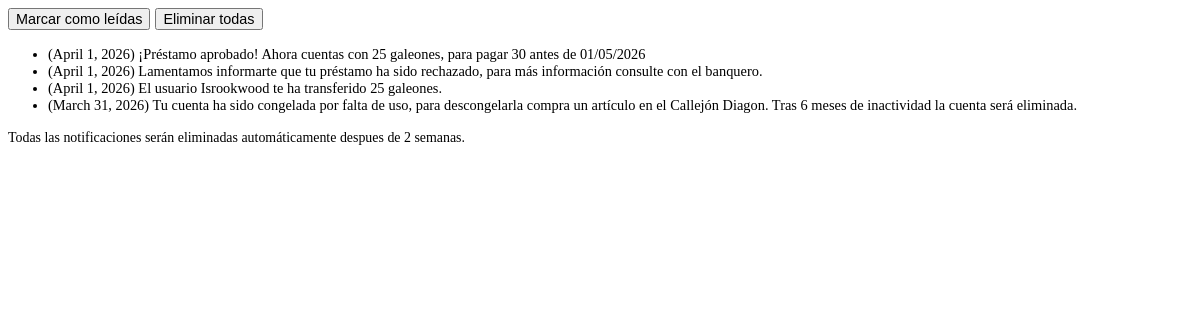
Before: /users/notifications/ (signed in) with the older database file.
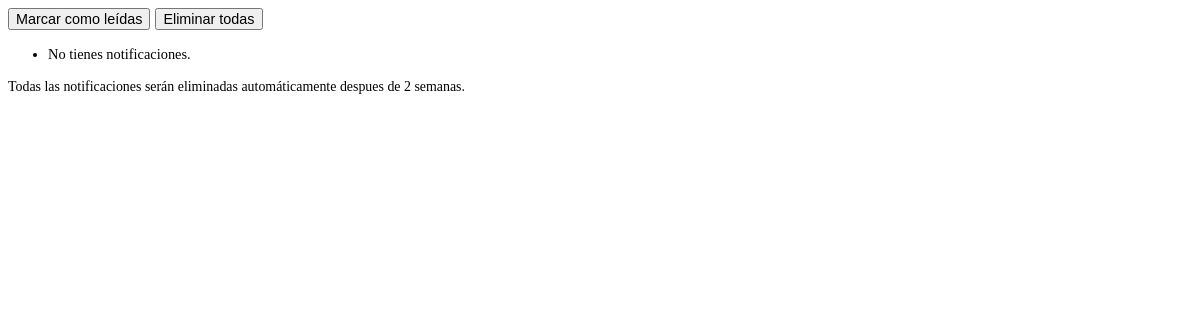
After: the same page with the newer database file.
### apps/utils/models.py (models this page shows)
class Notification(models.Model):
    user = models.ForeignKey(CustomUser, on_delete=models.CASCADE)
    message = models.TextField()
    read = models.BooleanField(default=False)
    created_at = models.DateField(auto_now_add=True)

### apps/users/views.py (the view, shortened to what this page needs)
# urls.py: path('notifications/', views.notifications_view, name='notifications'),
@login_required
def notifications_view(request):
    notifications = Notification.objects.filter(
        user=request.user).order_by('-created_at')
    context = {
        "notifications": notifications
    }
    return render(request, 'profile/notifications.html', context)

### apps/users/templates/profile/notifications.html (shortened to what this page needs)
<form method="post" action="{% url 'notifications' %}" class="actions-row mb-3">
    <button type="submit" name="mark_all" class="btn btn-primary" data-bs-toggle="modal"
        data-bs-target="#notificationsModal">
        Marcar como leídas
    </button>
    <button type="submit" name="delete_all" class="btn btn-warning" data-bs-toggle="modal"
        data-bs-target="#notificationsModal">
        Eliminar todas
    </button>
</form>
<ul class="list-group mb-3">
    {% if notifications %}
    {% for n in notifications %}
    <li class="list-group-item d-flex justify-content-between align-items-center {% if not n.read %}fw-bold{% endif %}">
        ({{ n.created_at }}) {{ n.message }}
    </li>
    {% endfor %}
    {% else %}
    <li class="list-group-item">No tienes notificaciones.</li>
    {% endif %}
</ul>
<p class="disclaimer">Todas las notificaciones serán eliminadas automáticamente despues de 2 semanas.</p>

Changed rows visible on the page:
removed Notification: created_at "April 1, 2026", message "¡Préstamo aprobado! Ahora cuentas con 25 galeones, para pagar 30 antes de 01/05/2026"
removed Notification: created_at "April 1, 2026", message "Lamentamos informarte que tu préstamo ha sido rechazado, para más información consulte con el banquero."
removed Notification: created_at "April 1, 2026", message "El usuario Isrookwood te ha transferido 25 galeones."
removed Notification: created_at "March 31, 2026", message "Tu cuenta ha sido congelada por falta de uso, para descongelarla compra un artículo en el Callejón Diagon. Tras 6 meses de inactividad la cuenta será eliminada."
Other visible differences:
text now shown: "No tienes notificaciones."
